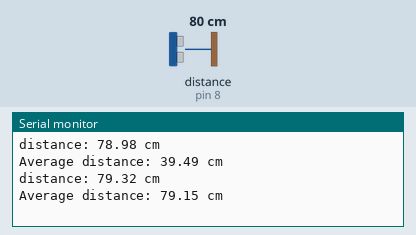
Simulated run of this sketch. Board: Arduino Uno, built with avr-gcc and run on an emulated ATmega328P. Parts: the last lines printed to the serial monitor. Wiring (inferred from the names in the program): ultrasonic range finder: trigger pin 9; echo pin 8. Inputs (shaded band) come from the test bench; at power-on: distance to the obstacle (sensor on pin 8) 80 cm. The echo pulse lasts 58.3 µs per cm.

Above: at 1.8 s.
1.9 s: distance to the obstacle (sensor on pin 8) set to 2 cm
At 2.7 s:
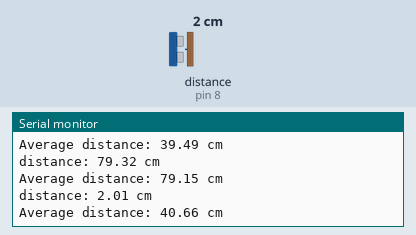
3.4 s: distance to the obstacle (sensor on pin 8) set to 4 cm
At 4.8 s:
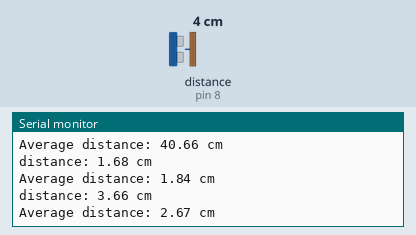
Timing chart, 0 to 6.4 s (numbered marks = the images above; inputs shaded):
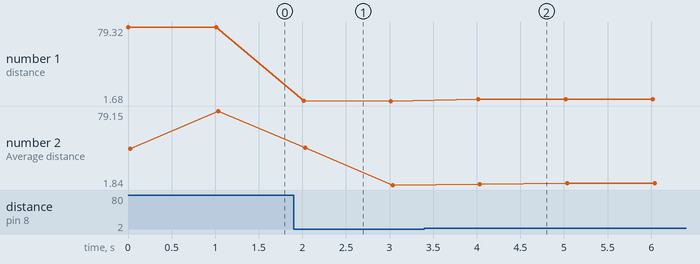

Measured:
- after the input at 1.9 s, the serial monitor: prints a new line after 0.11 s (image 1)
- after the input at 3.4 s, the serial monitor: prints a new line after 0.62 s (image 2)
- plotted number 1: 79.32 → 1.68 after the input at 1.9 s, 1.68 → 3.66 after the input at 3.4 s
- plotted number 2: 79.15 → 1.84 after the input at 1.9 s, 1.84 → 3.66 after the input at 3.4 s

The sketch:

Sensors_USS_Measure_distance.ino
```cpp
/*
 * Created by ArduinoGetStarted, https://arduinogetstarted.com
 *
 * Arduino - Ultrasonic Sensor HC-SR04
 *
 * Wiring: Ultrasonic Sensor -> Arduino:
 * - VCC  -> 5VDC
 * - TRIG -> Pin 9
 * - ECHO -> Pin 8
 * - GND  -> GND
 *
 * Tutorial is available here: https://arduinogetstarted.com/tutorials/arduino-ultrasonic-sensor.php
 */

int trigPin = 9;    // TRIG pin
int echoPin = 8;    // ECHO pin

int counter = 0;

float duration_us, distance_cm, avg_distance_cm;
float distances_cm[10] = {0, 0, 0, 0, 0, 0, 0, 0, 0, 0};


void setup() {
  // begin serial port
  Serial.begin (9600);

  // configure the trigger pin to output mode
  pinMode(trigPin, OUTPUT);
  // configure the echo pin to input mode
  pinMode(echoPin, INPUT);
}

void loop() {
  // generate 10-microsecond pulse to TRIG pin
  digitalWrite(trigPin, HIGH);
  delayMicroseconds(10);
  digitalWrite(trigPin, LOW);

  // measure duration of pulse from ECHO pin
  duration_us = pulseIn(echoPin, HIGH);

  // calculate the distance
  distance_cm = 0.017 * duration_us;
  avg_distance_cm = updateAverage(distances_cm, distance_cm);
  // print the value to Serial Monitor
  Serial.print("distance: ");
  Serial.print(distance_cm);
  Serial.println(" cm");

  Serial.print("Average distance: ");
  Serial.print(avg_distance_cm);
  Serial.println(" cm");

  delay(1000);
}

float updateAverage(float oldDistances[10], float newDistance)
{
  float average = 0;
  float sum = 0;
  for(int i = sizeof(oldDistances) - 1; i > -1; i--)
  {
    if(i > 0)
    {
      oldDistances[i] = oldDistances[i - 1];
    }
    else
    {
      oldDistances[i] = newDistance;
    }
  }

  for(int i = 0; i < sizeof(oldDistances); i++)
  {
    sum += oldDistances[i];
  }
  average = sum / sizeof(oldDistances);
  return average;
}
```
